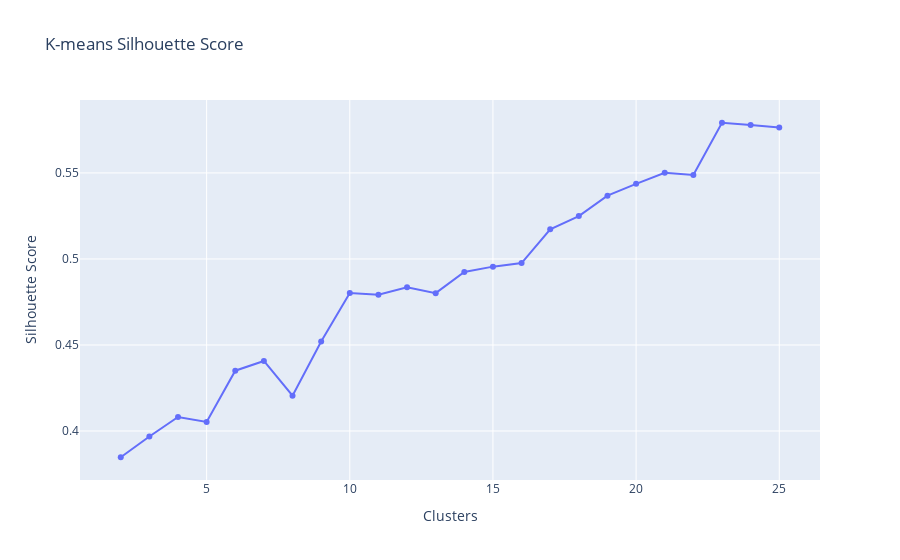

The notebook cell this image was saved under:
### Code cell
fig = px.line(x = clusters, y = kmeans_list, markers=True, title = 'K-means Silhouette Score')
fig.update_layout(yaxis_title = 'Silhouette Score', xaxis_title = 'Clusters')
fig.show()

### Figure 1 — Plotly figure (JSON) as saved in the notebook; plotly's stock layout.template omitted (floating-point values rounded to 4 significant figures)
{"data": [{"hovertemplate": "x=%{x}<br>y=%{y}<extra></extra>", "legendgroup": "", "line": {"color": "#636efa", "dash": "solid"}, "marker": {"symbol": "circle"}, "mode": "markers+lines", "name": "", "orientation": "v", "showlegend": false, "type": "scatter", "x": [2, 3, 4, 5, 6, 7, 8, 9, 10, 11, 12, 13, 14, 15, 16, 17, 18, 19, 20, 21, 22, 23, 24, 25], "xaxis": "x", "y": [0.3847, 0.3968, 0.4082, 0.4053, 0.4351, 0.4407, 0.4205, 0.4521, 0.4802, 0.4791, 0.4835, 0.4801, 0.4924, 0.4955, 0.4976, 0.5173, 0.5249, 0.5368, 0.5436, 0.55, 0.5488, 0.5792, 0.5779, 0.5764], "yaxis": "y"}], "layout": {"autosize": true, "legend": {"tracegroupgap": 0}, "title": {"text": "K-means Silhouette Score"}, "xaxis": {"anchor": "y", "autorange": true, "domain": [0, 1], "range": [0.6037, 26.4], "title": {"text": "Clusters"}, "type": "linear"}, "yaxis": {"anchor": "x", "autorange": true, "domain": [0, 1], "range": [0.3687, 0.5952], "title": {"text": "Silhouette Score"}, "type": "linear"}}}
